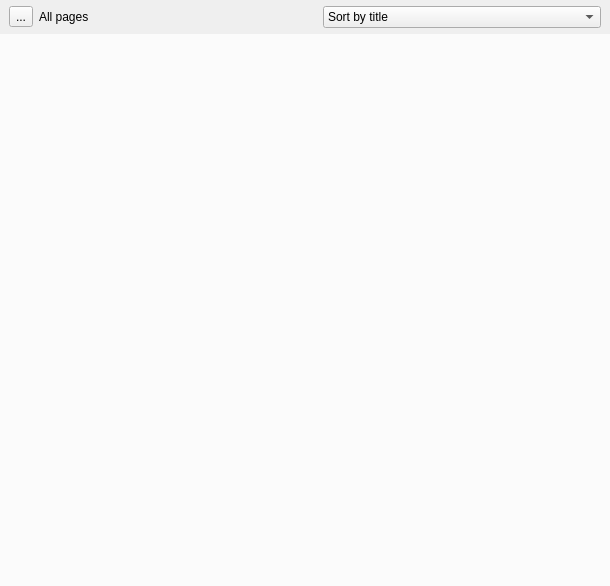
<?xml version="1.0" encoding="UTF-8"?>
<ui version="4.0">
 <class>PagesList</class>
 <widget class="QWidget" name="PagesList">
  <property name="geometry">
   <rect>
    <x>0</x>
    <y>0</y>
    <width>610</width>
    <height>586</height>
   </rect>
  </property>
  <property name="windowTitle">
   <string>Form</string>
  </property>
  <property name="styleSheet">
   <string notr="true">#listView{
	background : rgba(255,255,255,192);
	}

#listView::item { 
	border-bottom : 1px solid rgba(0,0,0,64);
	padding : .5em;
	background : white;
 }

#listView::item:selected { 	
	background-color: palette(highlight);
	color : black;
}</string>
  </property>
  <layout class="QVBoxLayout" name="verticalLayout">
   <property name="spacing">
    <number>0</number>
   </property>
   <property name="margin">
    <number>0</number>
   </property>
   <item>
    <widget class="ToolBar" name="frame">
     <layout class="QHBoxLayout" name="horizontalLayout">
      <property name="topMargin">
       <number>6</number>
      </property>
      <property name="bottomMargin">
       <number>6</number>
      </property>
      <item>
       <widget class="QToolButton" name="toolButton">
        <property name="text">
         <string>...</string>
        </property>
        <property name="icon">
         <iconset resource="../qrc/icons.qrc">
          <normaloff>:/actions/pageCreatePopup</normaloff>:/actions/pageCreatePopup</iconset>
        </property>
       </widget>
      </item>
      <item>
       <widget class="QLabel" name="label">
        <property name="text">
         <string>All pages</string>
        </property>
       </widget>
      </item>
      <item>
       <widget class="QComboBox" name="comboBox">
        <item>
         <property name="text">
          <string>Sort by title</string>
         </property>
        </item>
        <item>
         <property name="text">
          <string>Sort by creation date</string>
         </property>
        </item>
       </widget>
      </item>
     </layout>
    </widget>
   </item>
   <item>
    <widget class="QListView" name="listView">
     <property name="focusPolicy">
      <enum>Qt::NoFocus</enum>
     </property>
     <property name="frameShape">
      <enum>QFrame::NoFrame</enum>
     </property>
    </widget>
   </item>
  </layout>
 </widget>
 <customwidgets>
  <customwidget>
   <class>ToolBar</class>
   <extends>QFrame</extends>
   <header>tkacz.gui.mainwindow.toolBarWidget</header>
   <container>1</container>
  </customwidget>
 </customwidgets>
 <resources>
  <include location="../qrc/icons.qrc"/>
 </resources>
 <connections/>
</ui>
